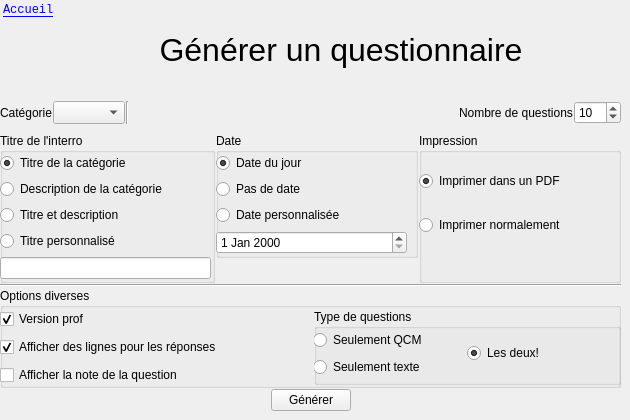
      <widget class="QWidget" name="create_interro">
       <widget class="QWidget" name="verticalLayoutWidget_5">
        <property name="geometry">
         <rect>
          <x>0</x>
          <y>0</y>
          <width>621</width>
          <height>411</height>
         </rect>
        </property>
        <layout class="QVBoxLayout" name="verticalLayout_5">
         <property name="spacing">
          <number>1</number>
         </property>
         <item>
          <layout class="QHBoxLayout" name="horizontalLayout_11">
           <item>
            <widget class="QLabel" name="label_ariane_home_3">
             <property name="maximumSize">
              <size>
               <width>60</width>
               <height>16777215</height>
              </size>
             </property>
             <property name="font">
              <font>
               <family>Courier New</family>
               <pointsize>9</pointsize>
               <underline>true</underline>
              </font>
             </property>
             <property name="styleSheet">
              <string notr="true">color: #006;margin-bottom:6px;margin-top:-10px;</string>
             </property>
             <property name="text">
              <string>&lt;a href=&quot;0&quot;&gt;Accueil&lt;/a&gt;</string>
             </property>
             <property name="alignment">
              <set>Qt::AlignLeading|Qt::AlignLeft|Qt::AlignTop</set>
             </property>
            </widget>
           </item>
           <item>
            <widget class="QLabel" name="label_titre_3">
             <property name="font">
              <font>
               <family>Ubuntu</family>
               <pointsize>24</pointsize>
              </font>
             </property>
             <property name="styleSheet">
              <string notr="true">margin-top:-11px;
margin-left:-60px;</string>
             </property>
             <property name="text">
              <string>Générer un questionnaire</string>
             </property>
             <property name="alignment">
              <set>Qt::AlignCenter</set>
             </property>
            </widget>
           </item>
          </layout>
         </item>
         <item>
          <layout class="QHBoxLayout" name="horizontalLayout_10">
           <item>
            <widget class="QLabel" name="label_categories">
             <property name="maximumSize">
              <size>
               <width>16777215</width>
               <height>30</height>
              </size>
             </property>
             <property name="text">
              <string>Catégorie</string>
             </property>
            </widget>
           </item>
           <item>
            <widget class="QComboBox" name="comboBox_categories_2">
             <property name="maximumSize">
              <size>
               <width>16777215</width>
               <height>25</height>
              </size>
             </property>
            </widget>
           </item>
           <item>
            <widget class="Line" name="line_5">
             <property name="orientation">
              <enum>Qt::Vertical</enum>
             </property>
            </widget>
           </item>
           <item>
            <spacer name="horizontalSpacer_10">
             <property name="orientation">
              <enum>Qt::Horizontal</enum>
             </property>
             <property name="sizeHint" stdset="0">
              <size>
               <width>40</width>
               <height>20</height>
              </size>
             </property>
            </spacer>
           </item>
           <item>
            <widget class="QLabel" name="label_nb_questions">
             <property name="maximumSize">
              <size>
               <width>16777215</width>
               <height>35</height>
              </size>
             </property>
             <property name="text">
              <string>Nombre de questions</string>
             </property>
            </widget>
           </item>
           <item>
            <widget class="QSpinBox" name="spinBox_nb_questions">
             <property name="maximumSize">
              <size>
               <width>56</width>
               <height>23</height>
              </size>
             </property>
             <property name="maximum">
              <number>100</number>
             </property>
             <property name="value">
              <number>10</number>
             </property>
            </widget>
           </item>
          </layout>
         </item>
         <item>
          <layout class="QHBoxLayout" name="horizontalLayout_15">
           <property name="topMargin">
            <number>8</number>
           </property>
           <item alignment="Qt::AlignLeft|Qt::AlignTop">
            <widget class="QGroupBox" name="groupBox">
             <property name="minimumSize">
              <size>
               <width>215</width>
               <height>150</height>
              </size>
             </property>
             <property name="title">
              <string>Titre de l'interro</string>
             </property>
             <widget class="QWidget" name="verticalLayoutWidget_7">
              <property name="geometry">
               <rect>
                <x>0</x>
                <y>20</y>
                <width>211</width>
                <height>127</height>
               </rect>
              </property>
              <layout class="QVBoxLayout" name="verticalLayout_8">
               <item>
                <widget class="QRadioButton" name="radioButton_title">
                 <property name="text">
                  <string>Titre de la catégorie</string>
                 </property>
                 <property name="checked">
                  <bool>true</bool>
                 </property>
                </widget>
               </item>
               <item>
                <widget class="QRadioButton" name="radioButton_description">
                 <property name="text">
                  <string>Description de la catégorie</string>
                 </property>
                </widget>
               </item>
               <item>
                <widget class="QRadioButton" name="radioButton_titre_description">
                 <property name="text">
                  <string>Titre et description</string>
                 </property>
                </widget>
               </item>
               <item>
                <widget class="QRadioButton" name="radioButton_perso">
                 <property name="text">
                  <string>Titre personnalisé</string>
                 </property>
                </widget>
               </item>
               <item>
                <widget class="QLineEdit" name="lineEdit_titre_interro"/>
               </item>
              </layout>
             </widget>
            </widget>
           </item>
           <item alignment="Qt::AlignTop">
            <widget class="QGroupBox" name="groupBox_2">
             <property name="minimumSize">
              <size>
               <width>200</width>
               <height>125</height>
              </size>
             </property>
             <property name="title">
              <string>Date</string>
             </property>
             <widget class="QWidget" name="verticalLayoutWidget_8">
              <property name="geometry">
               <rect>
                <x>0</x>
                <y>20</y>
                <width>191</width>
                <height>103</height>
               </rect>
              </property>
              <layout class="QVBoxLayout" name="verticalLayout_9">
               <item>
                <widget class="QRadioButton" name="radioButton_date">
                 <property name="text">
                  <string>Date du jour</string>
                 </property>
                 <property name="checked">
                  <bool>true</bool>
                 </property>
                </widget>
               </item>
               <item>
                <widget class="QRadioButton" name="radioButton_no_date">
                 <property name="text">
                  <string>Pas de date</string>
                 </property>
                </widget>
               </item>
               <item>
                <widget class="QRadioButton" name="radioButton_date_perso">
                 <property name="text">
                  <string>Date personnalisée</string>
                 </property>
                </widget>
               </item>
               <item>
                <widget class="QDateEdit" name="dateEdit"/>
               </item>
              </layout>
             </widget>
            </widget>
           </item>
           <item>
            <widget class="QGroupBox" name="groupBox_3">
             <property name="title">
              <string>Impression</string>
             </property>
             <widget class="QWidget" name="verticalLayoutWidget_9">
              <property name="geometry">
               <rect>
                <x>0</x>
                <y>20</y>
                <width>181</width>
                <height>101</height>
               </rect>
              </property>
              <layout class="QVBoxLayout" name="verticalLayout_10">
               <item>
                <widget class="QRadioButton" name="radioButton_pdf">
                 <property name="text">
                  <string>Imprimer dans un PDF</string>
                 </property>
                 <property name="checked">
                  <bool>true</bool>
                 </property>
                </widget>
               </item>
               <item>
                <widget class="QRadioButton" name="radioButton_print">
                 <property name="text">
                  <string>Imprimer normalement</string>
                 </property>
                </widget>
               </item>
              </layout>
             </widget>
            </widget>
           </item>
          </layout>
         </item>
         <item>
          <widget class="Line" name="line_4">
           <property name="orientation">
            <enum>Qt::Horizontal</enum>
           </property>
          </widget>
         </item>
         <item>
          <widget class="QGroupBox" name="groupBox_4">
           <property name="minimumSize">
            <size>
             <width>0</width>
             <height>90</height>
            </size>
           </property>
           <property name="title">
            <string>Options diverses</string>
           </property>
           <widget class="QWidget" name="gridLayoutWidget">
            <property name="geometry">
             <rect>
              <x>0</x>
              <y>19</y>
              <width>621</width>
              <height>80</height>
             </rect>
            </property>
            <layout class="QGridLayout" name="gridLayout">
             <item row="1" column="0">
              <widget class="QCheckBox" name="checkBox_lignes_reponses">
               <property name="text">
                <string>Afficher des lignes pour les réponses</string>
               </property>
               <property name="checked">
                <bool>true</bool>
               </property>
              </widget>
             </item>
             <item row="0" column="0">
              <widget class="QCheckBox" name="checkBox_prof">
               <property name="toolTip">
                <string>Créer également une version contenant les réponses</string>
               </property>
               <property name="layoutDirection">
                <enum>Qt::LeftToRight</enum>
               </property>
               <property name="text">
                <string>Version prof</string>
               </property>
               <property name="checked">
                <bool>true</bool>
               </property>
              </widget>
             </item>
             <item row="2" column="0">
              <widget class="QCheckBox" name="checkBox_notes">
               <property name="statusTip">
                <string>Ne fonctionne que si TOUTES les question ont une note prédéfinie</string>
               </property>
               <property name="text">
                <string>Afficher la note de la question</string>
               </property>
              </widget>
             </item>
             <item row="0" column="1" rowspan="3">
              <widget class="QGroupBox" name="groupBox_type_questions">
               <property name="title">
                <string>Type de questions</string>
               </property>
               <widget class="QWidget" name="gridLayoutWidget_2">
                <property name="geometry">
                 <rect>
                  <x>-1</x>
                  <y>20</y>
                  <width>301</width>
                  <height>51</height>
                 </rect>
                </property>
                <layout class="QGridLayout" name="gridLayout_2">
                 <item row="1" column="0">
                  <widget class="QRadioButton" name="radioButton_pdf_texte">
                   <property name="text">
                    <string>Seulement texte</string>
                   </property>
                  </widget>
                 </item>
                 <item row="0" column="0">
                  <widget class="QRadioButton" name="radioButton_pdf_qcm">
                   <property name="text">
                    <string>Seulement QCM</string>
                   </property>
                  </widget>
                 </item>
                 <item row="0" column="1" rowspan="2">
                  <widget class="QRadioButton" name="radioButton_pdf_ambos">
                   <property name="text">
                    <string>Les deux!</string>
                   </property>
                   <property name="checked">
                    <bool>true</bool>
                   </property>
                  </widget>
                 </item>
                </layout>
               </widget>
              </widget>
             </item>
            </layout>
           </widget>
          </widget>
         </item>
         <item>
          <layout class="QHBoxLayout" name="horizontalLayout_14">
           <item>
            <spacer name="horizontalSpacer_12">
             <property name="orientation">
              <enum>Qt::Horizontal</enum>
             </property>
             <property name="sizeHint" stdset="0">
              <size>
               <width>40</width>
               <height>20</height>
              </size>
             </property>
            </spacer>
           </item>
           <item>
            <widget class="QPushButton" name="pushButton_generate">
             <property name="text">
              <string>Générer</string>
             </property>
             <property name="icon">
              <iconset resource="images.qrc">
               <normaloff>:/icones/images/pdf.png</normaloff>:/icones/images/pdf.png</iconset>
             </property>
            </widget>
           </item>
           <item>
            <spacer name="horizontalSpacer_13">
             <property name="orientation">
              <enum>Qt::Horizontal</enum>
             </property>
             <property name="sizeHint" stdset="0">
              <size>
               <width>40</width>
               <height>20</height>
              </size>
             </property>
            </spacer>
           </item>
          </layout>
         </item>
        </layout>
       </widget>
      </widget>
